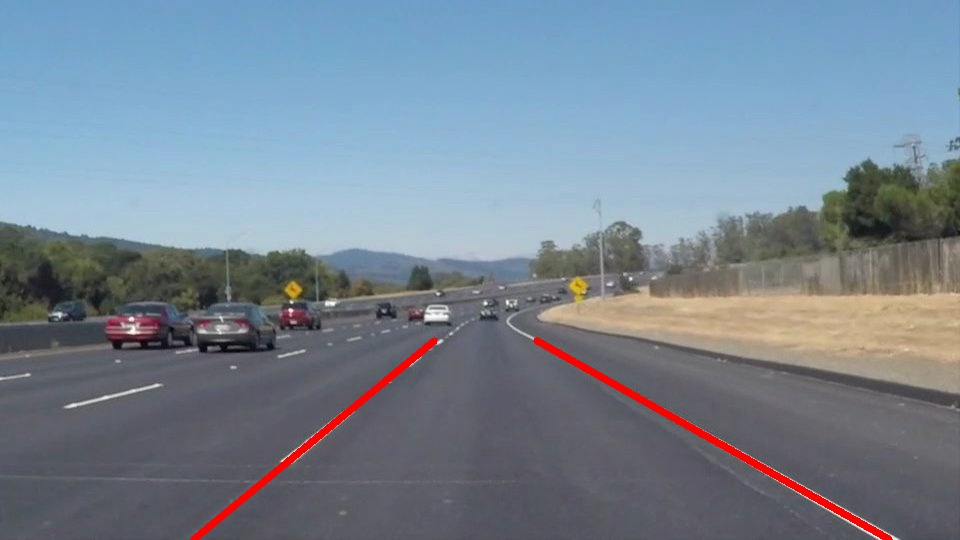
#> input picture test_images/lanes-solidWhiteCurve.jpg, 960 x 540 px, given in place of solidYellowLeft.jpg, which was not available
$ jupyter execute --allow-errors P1.ipynb   (shell and % lines are left out)   (text cells are left out)
#> lines starting #> are read from the running program, lines starting #| are printed output that depends on the picture; after the words box and inside, x2 and y2 are one past the last pixel; in counts of white or black regions, pixels touching at a corner belong together; pictures that were not available may be replaced by others from this repository, and a replacement may not be noted
[cell 1]
#importing some useful packages
import matplotlib.pyplot as plt
import matplotlib.image as mpimg
import numpy as np
import cv2

[cell 2]
# image_path = 'chal/source/120.jpg'
image_path = 'test_images/solidYellowLeft.jpg'

image = mpimg.imread(image_path)
#> image is the input picture: shape (540, 960, 3); mean R, G, B 119.2, 132.8, 146.3

#printing out some stats and plotting
print('This image is:', type(image), 'with dimensions:', image.shape)
#| This image is: <class 'numpy.ndarray'> with dimensions: (540, 960, 3)
plt.imshow(image)  # if you wanted to show a single color channel image called 'gray', for example, call as plt.imshow(gray, cmap='gray')

[cell 3]
import math

def grayscale(img):
    """Applies the Grayscale transform
    This will return an image with only one color channel
    but NOTE: to see the returned image as grayscale
    (assuming your grayscaled image is called 'gray')
    you should call plt.imshow(gray, cmap='gray')"""
    return cv2.cvtColor(img, cv2.COLOR_RGB2GRAY)
    # Or use BGR2GRAY if you read an image with cv2.imread()
    # return cv2.cvtColor(img, cv2.COLOR_BGR2GRAY)

def canny(img, low_threshold, high_threshold):
    """Applies the Canny transform"""
    return cv2.Canny(img, low_threshold, high_threshold)

def gaussian_blur(img, kernel_size):
    """Applies a Gaussian Noise kernel"""
    return cv2.GaussianBlur(img, (kernel_size, kernel_size), 0)

def region_of_interest(img, vertices):
    """
    Applies an image mask.

    Only keeps the region of the image defined by the polygon
    formed from `vertices`. The rest of the image is set to black.
    """
    #defining a blank mask to start with
    mask = np.zeros_like(img)

    #defining a 3 channel or 1 channel color to fill the mask with depending on the input image
    if len(img.shape) > 2:
        channel_count = img.shape[2]  # i.e. 3 or 4 depending on your image
        ignore_mask_color = (255,) * channel_count
    else:
        ignore_mask_color = 255

    #filling pixels inside the polygon defined by "vertices" with the fill color
    cv2.fillPoly(mask, vertices, ignore_mask_color)

    #returning the image only where mask pixels are nonzero
    masked_image = cv2.bitwise_and(img, mask)
    return masked_image


def draw_lines(img, lines, color=[255, 0, 0], thickness=2):
    """
    NOTE: this is the function you might want to use as a starting point once you want to
    average/extrapolate the line segments you detect to map out the full
    extent of the lane (going from the result shown in raw-lines-example.mp4
    to that shown in P1_example.mp4).

    Think about things like separating line segments by their
    slope ((y2-y1)/(x2-x1)) to decide which segments are part of the left
    line vs. the right line.  Then, you can average the position of each of
    the lines and extrapolate to the top and bottom of the lane.

    This function draws `lines` with `color` and `thickness`.
    Lines are drawn on the image inplace (mutates the image).
    If you want to make the lines semi-transparent, think about combining
    this function with the weighted_img() function below
    """
    for line in lines:
        for x1,y1,x2,y2 in line:
            cv2.line(img, (x1, y1), (x2, y2), color, thickness)

def hough_lines(img, rho, theta, threshold, min_line_len, max_line_gap):
    """
    `img` should be the output of a Canny transform.

    Returns an image with hough lines drawn.
    """
    lines = cv2.HoughLinesP(img, rho, theta, threshold, np.array([]), minLineLength=min_line_len, maxLineGap=max_line_gap)
    line_img = np.zeros((img.shape[0], img.shape[1], 3), dtype=np.uint8)
    draw_lines(line_img, lines)
    return line_img, lines

# Python 3 has support for cool math symbols.

# [13 lines left out: function weighted_img, not called in this run]

def show_gray(img):
    plt.imshow(img, cmap='gray')

def save_image(img, path):
    cv2.imwrite(path, cv2.cvtColor(img, cv2.COLOR_RGB2BGR))

#----------------------------------------------------------------
# [15 lines left out: functions select_objects_above_thresholds, make_thresholds, not called in this run]

[cell 4]
import os
os.listdir("test_images/")

[cell 5]
source_image = image # mpimg.imread(image_path)
plt.imshow(source_image)

[cell 6]
# [7 lines left out: function select_yellow_and_white, not called in this run]

# yellow_and_white_image = select_yellow_and_white(source_image)
yellow_and_white_image = source_image

[cell 7]
# source_image = mpimg.imread(image_path)
gray_image = grayscale(yellow_and_white_image)
#> in grayscale, `return cv2.cvtColor(img, cv2.COLOR_RGB2GRAY)`:
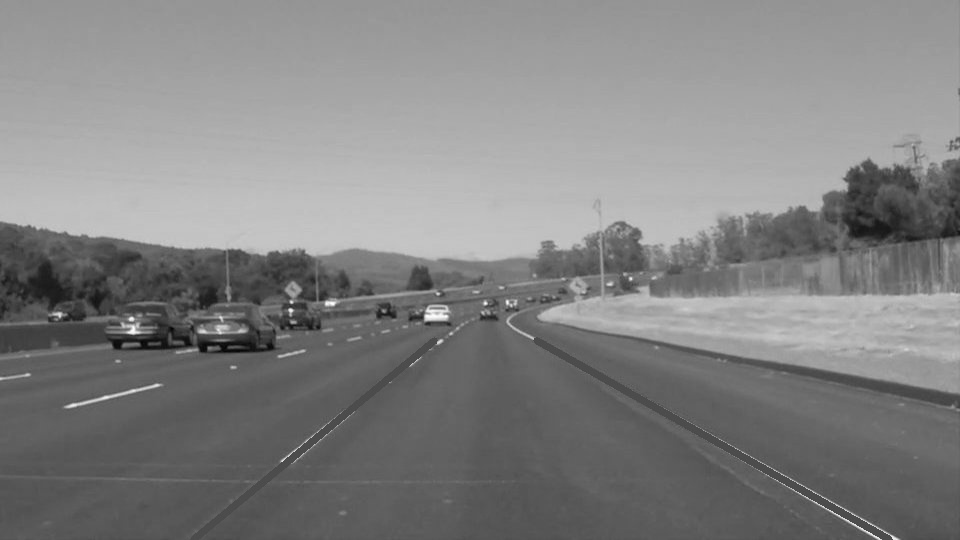
#> returned value: shape (540, 960); min 4, max 255, mean 130.3
plt.imshow(gray_image, cmap='gray')

[cell 8]
blurred_image = gaussian_blur(gray_image, 5)
plt.imshow(blurred_image, cmap='gray')

[cell 9]
edges = canny(blurred_image, low_threshold=50, high_threshold=150)
#> in canny, `return cv2.Canny(img, low_threshold, high_threshold)`:
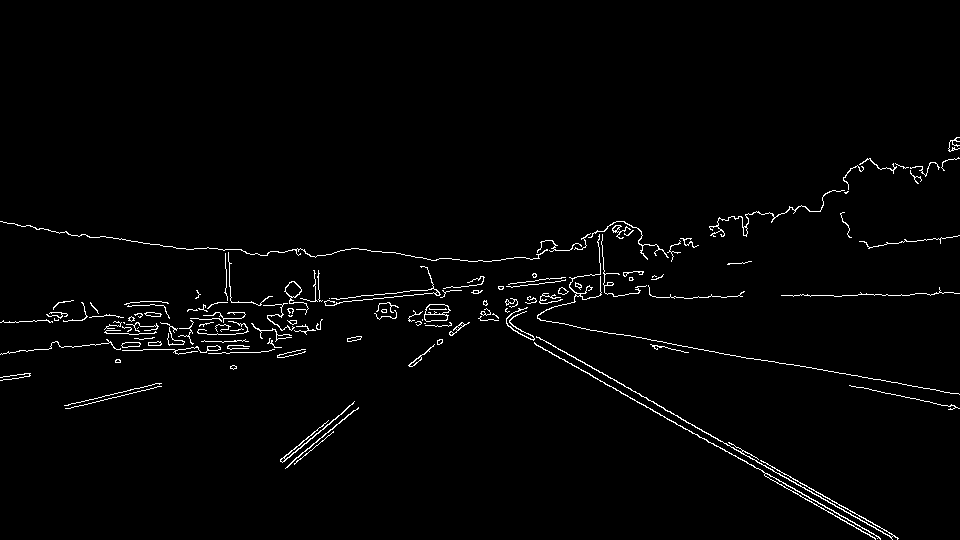
#> returned value: shape (540, 960); 1.8% white in thin lines or dots, all inside (x1, y1, x2, y2) = (0, 137, 960, 540)
show_gray(edges)

[cell 10]
line_image, lines = hough_lines(edges,
                         rho=1,
                         theta=np.pi/180,
                         threshold=1,
                         min_line_len=10,
                         max_line_gap=3)
#> in hough_lines, `lines = cv2.HoughLinesP(img, rho, theta, threshold, np.array([]), minL..`: lines = 184 rows, first 6: [128, 346, 139, 346], [651, 279, 662, 276], [511, 324, 533, 336], [289, 302, 301, 290], [318, 289, 318, 271], [764, 475, 875, 539]
#> the loop in draw_lines, `for line in lines:` made 184 passes
#> after the loop in draw_lines, `for line in lines:`:
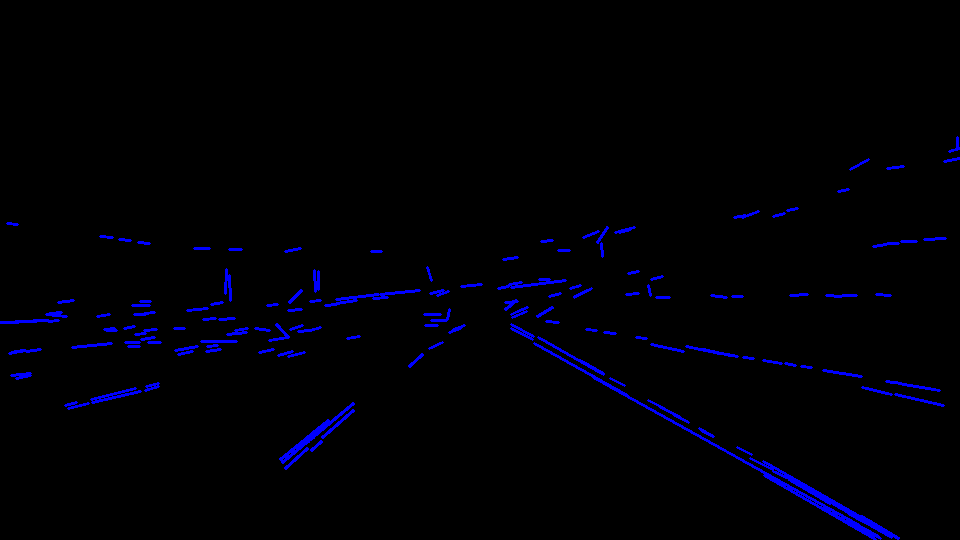
#> img: shape (540, 960, 3); mean of channels 0, 1, 2 5.7, 0, 0; drawn as B, G, R

plt.imshow(line_image, cmap='gray')

[cell 11]
h, w, _ = line_image.shape
#> h = 540; w = 960
vertical_ratio = .58

masked_image = region_of_interest(
    line_image,
    np.array([[ (0, h),
                (w * .5, h * vertical_ratio),
                (w * .5, h * vertical_ratio),
                (w, h)
                ]], dtype=np.int32))
#> in region_of_interest, `cv2.fillPoly(mask, vertices, ignore_mask_color)`:
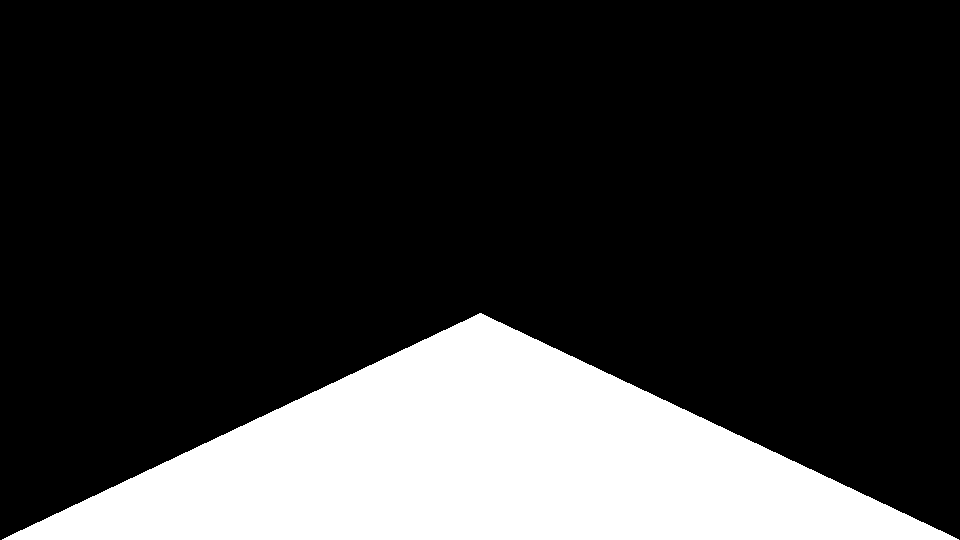
#> mask: shape (540, 960, 3); 21% white; 1 white region, box (x1, y1, x2, y2) and area: (2, 313, 959, 540) 108985
#> in region_of_interest, `masked_image = cv2.bitwise_and(img, mask)`:
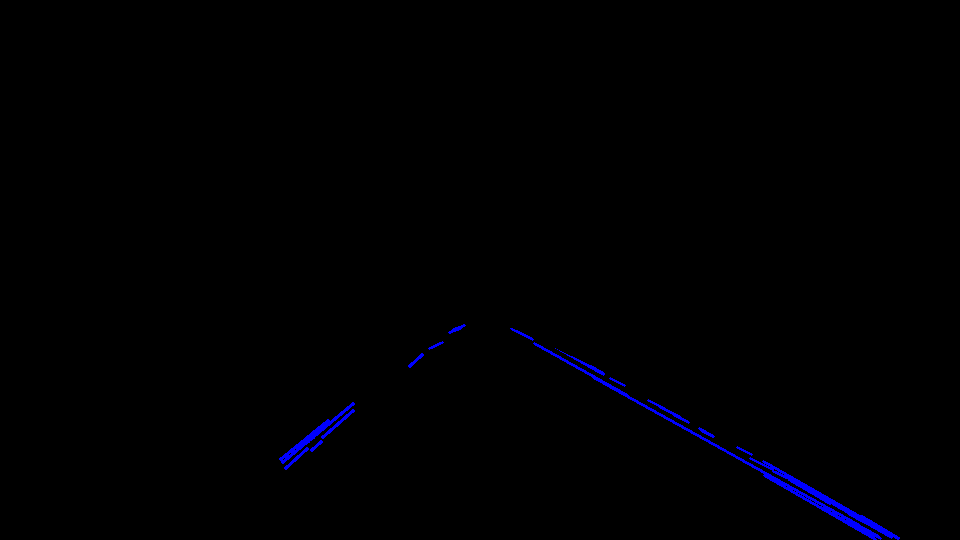
#> masked_image: shape (540, 960, 3); mean of channels 0, 1, 2 1.9, 0, 0; drawn as B, G, R

show_gray(masked_image)

[cell 12]
from sklearn.linear_model import LinearRegression
#----------------------------------------------------------------
def X_y_from_line(line):
    X, y = [], []
    for x1, y1, x2, y2 in line:
        X.extend([[x1], [x2]])
        y.extend([[y1], [y2]])
    return X, y

#----------------------------------------------------------------
#
# Main function is detect_lanes() below.
#
#----------------------------------------------------------------
def select_lines_in_half(image, min_x, max_x):
    lines = cv2.HoughLinesP(grayscale(image),
                            1,
                            np.pi/180,
                            1,
                            np.array([]),
                            1,
                            1)
    result_lines = []
    X = []
    y = []
    for line in lines:
        this_line = []

        for x1, y1, x2, y2 in line:
            # if both points in the half, use it
            if min_x <= x1 < max_x and min_x <= x2 < max_x:
                this_line.append((x1, y1, x2, y2))

        if len(this_line) > 0:
            result_lines.append(np.array(this_line))
            this_X, this_y = X_y_from_line(this_line)
            X.extend(this_X)
            y.extend(this_y)

    return np.array(result_lines), \
           np.array(X).reshape(-1, 1),  \
           np.array(y).reshape(-1, 1)
#----------------------------------------------------------------
def regress_line(img, min_x, max_x, vertical_ratio):
    h, w = img.shape[:2]
    lines, X, y = select_lines_in_half(img, min_x, max_x)

    if len(lines) > 0:
        reg = LinearRegression()
        # We will flip X and y. We want to draw the line to the
        # bottom of the screen—that's y = h - 1, so we want to find
        # X that corresponds to y.
        reg.fit(y, X)
        y1, y2 = h - 1, int(h * vertical_ratio)
        x1, x2 = tuple(reg.predict(np.array([y1, y2]).reshape(-1, 1)))
        return (x1, y1, x2, y2), lines
    else:
        return None, None

[cell 13]
left, left_lines = regress_line(masked_image, 0, 0.5*w, vertical_ratio)
#> in grayscale (call 2), `return cv2.cvtColor(img, cv2.COLOR_RGB2GRAY)`:
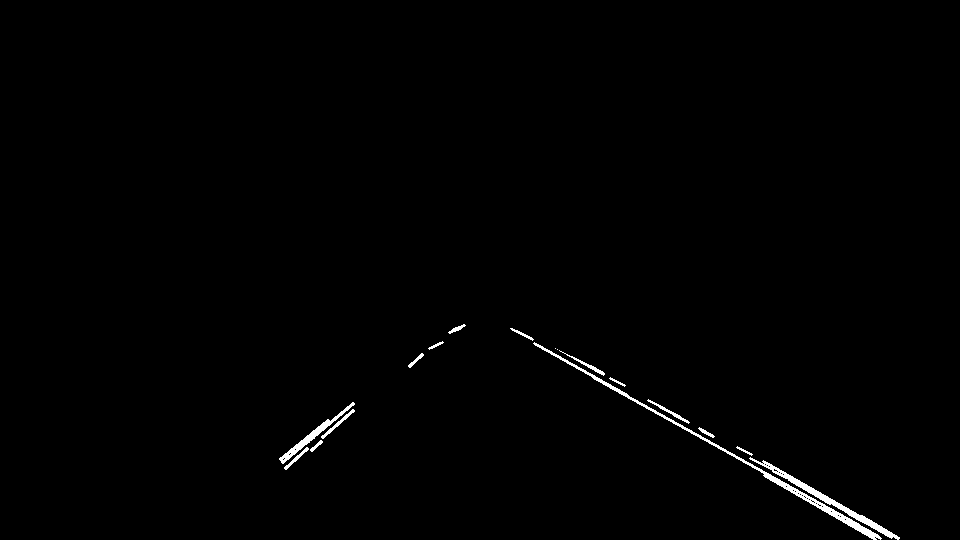
#> returned value: shape (540, 960); values 0 (black) and 76 (white), 0.75% white; 17 white regions (2 under 20 px), largest, box (x1, y1, x2, y2) and area: (533, 342, 882, 540) 1536, (749, 457, 900, 540) 915, (279, 402, 355, 464) 511
#> in select_lines_in_half, `lines = cv2.HoughLinesP(grayscale(image), 1, np.pi/180, 1, np.array([]..`: lines = 814 rows, first 6: [851, 516, 851, 510], [792, 482, 792, 476], [815, 496, 815, 490], [411, 366, 411, 362], [644, 406, 644, 404], [801, 487, 801, 482]
#> the loop in select_lines_in_half, `for line in lines:` made 814 passes
#> (line, this_X, this_y) on passes 4, 12, 16, 17, 18, 19, 26, 32, 36, 38, 40, 41: ([[411, 366, 411, 362]], [[411], [411]], [[366], [362]]), ([[347, 417, 347, 414]], [[347], [347]], [[417], [414]]), ([[288, 459, 288, 451]], [[288], [288]], [[459], [451]]), ([[311, 432, 327, 426]], [[311], [327]], [[432], [426]]), ([[464, 326, 464, 324]], [[464], [464]], [[326], [324]]), ([[285, 461, 285, 453]], [[285], [285]], [[461], [453]]), ([[315, 429, 332, 422]], [[315], [332]], [[429], [422]]), ([[334, 420, 334, 417]], [[334], [334]], [[420], [417]]), ([[295, 445, 324, 429]], [[295], [324]], [[445], [429]]), ([[290, 457, 290, 449]], [[290], [290]], [[457], [449]]), ([[318, 426, 338, 417]], [[318], [338]], [[426], [417]]), ([[314, 449, 332, 427]], [[314], [332]], [[449], [427]])
#> (this_X, this_y) on passes 62, 65, 74, 75, 76, 77: ([[346], [353]], [[407], [404]]), ([[292], [292]], [[463], [460]]), ([[293], [293]], [[454], [447]]), ([[294], [294]], [[454], [446]]), ([[309], [315]], [[435], [436]]), ([[459], [459]], [[329], [326]])
#> after the loop in select_lines_in_half, `for line in lines:`: X = 392 items, first 6: [411], [411], [347], [347], [288], [288]; result_lines = 196 items, first 6: [[411, 366, 411, 362]], [[347, 417, 347, 414]], [[288, 459, 288, 451]], [[311, 432, 327, 426]], [[464, 326, 464, 324]], [[285, 461, 285, 453]]; y = 392 items, first 6: [366], [362], [417], [414], [459], [451]
#> in regress_line, `lines, X, y = select_lines_in_half(img, min_x, max_x)`: lines = 196 rows, first 6: [411, 366, 411, 362], [347, 417, 347, 414], [288, 459, 288, 451], [311, 432, 327, 426], [464, 326, 464, 324], [285, 461, 285, 453]; X = 392 values, max 464 at index 8, min 279 at index 262, mean 339.6; y = 392 values, max 469 at index 96, min 324 at index 9, mean 418.6
#> in regress_line, `x1, x2 = tuple(reg.predict(np.array([y1, y2]).reshape(-1, 1)))`: x1 = [185.5]; x2 = [474.8]
#> left = ([185.5], 539, [474.8], 313); left_lines has the same summary as lines in regress_line
right, right_lines = regress_line(masked_image, 0.5*w, w, vertical_ratio)
#> the loop in select_lines_in_half (call 2), `for line in lines:` made 814 passes
#> (line, this_X, this_y) on passes 1, 2, 3, 5, 6, 7, 8, 9, 10, 11, 13, 14: ([[851, 516, 851, 510]], [[851], [851]], [[516], [510]]), ([[792, 482, 792, 476]], [[792], [792]], [[482], [476]]), ([[815, 496, 815, 490]], [[815], [815]], [[496], [490]]), ([[644, 406, 644, 404]], [[644], [644]], [[406], [404]]), ([[801, 487, 801, 482]], [[801], [801]], [[487], [482]]), ([[727, 453, 727, 451]], [[727], [727]], [[453], [451]]), ([[851, 526, 851, 519]], [[851], [851]], [[526], [519]]), ([[562, 352, 604, 374]], [[562], [604]], [[352], [374]]), ([[564, 359, 567, 363]], [[564], [567]], [[359], [363]]), ([[826, 502, 826, 496]], [[826], [826]], [[502], [496]]), ([[874, 539, 874, 533]], [[874], [874]], [[539], [533]]), ([[825, 502, 825, 495]], [[825], [825]], [[502], [495]])
#> (this_X, this_y) on passes 61, 63, 64, 66, 67, 68: ([[859], [859]], [[520], [515]]), ([[804], [804]], [[489], [483]]), ([[813], [813]], [[494], [488]]), ([[527], [527]], [[337], [335]]), ([[578], [578]], [[361], [359]]), ([[762], [762]], [[465], [461]])
#> in regress_line (call 2), `lines, X, y = select_lines_in_half(img, min_x, max_x)`: lines = 618 rows, first 6: [851, 516, 851, 510], [792, 482, 792, 476], [815, 496, 815, 490], [644, 406, 644, 404], [801, 487, 801, 482], [727, 453, 727, 451]; X = 1236 values, max 899 at index 974, min 511 at index 858, mean 724.5; y = 1236 values, max 539 at index 20, min 328 at index 191, mean 446.8
#> right = ([889.6], 539, [484.6], 313); right_lines has the same summary as lines in regress_line

regressed_image = np.copy(masked_image) * 0
#> regressed_image: shape (540, 960, 3); every value is 0

# draw_lines(regressed_image, [[left], [right]], (255, 255, 0), 5)
draw_lines(regressed_image, left_lines, (255, 0, 0), 1)
#> the loop in draw_lines (call 2), `for line in lines:` made 196 passes
draw_lines(regressed_image, right_lines, (255, 0, 0), 1)
#> call 3 of draw_lines, with lines = array of shape (618, 1, 4), color = (255, 0, 0), thickness = 1
#> the loop in draw_lines (call 3), `for line in lines:` made 618 passes
#> after the loop in draw_lines (call 3), `for line in lines:`:
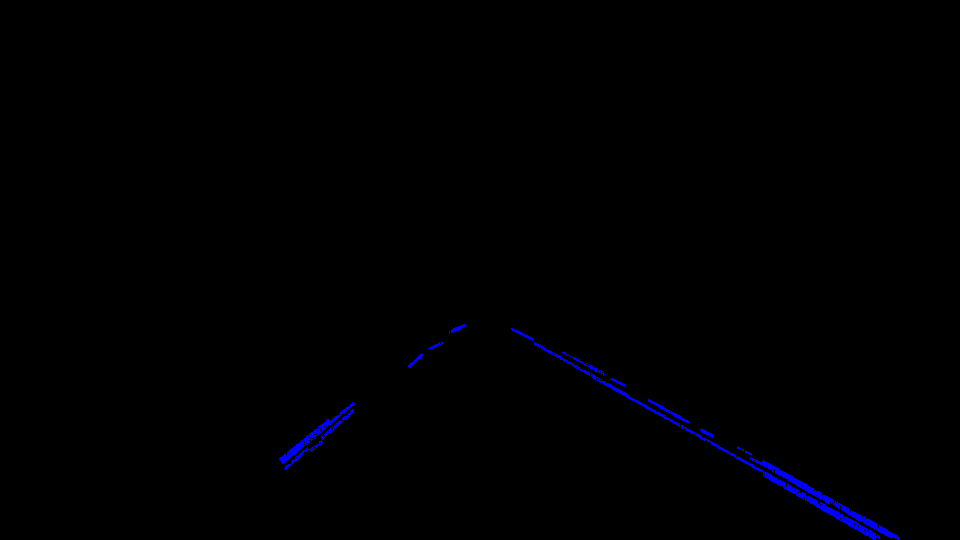
#> img: shape (540, 960, 3); mean of channels 0, 1, 2 1.7, 0, 0; drawn as B, G, R
plt.imshow(regressed_image)

[cell 14]
def draw_regressed_lines(regressed_image, left, right):
    draw_lines(regressed_image, [[left]], (255, 0, 0), 3)
    draw_lines(regressed_image, [[right]], (255, 0, 0), 3)
    plt.imshow(regressed_image)

regressed_image_2 = np.copy(masked_image)
#> (the rest of this cell did not finish here and is left out)
